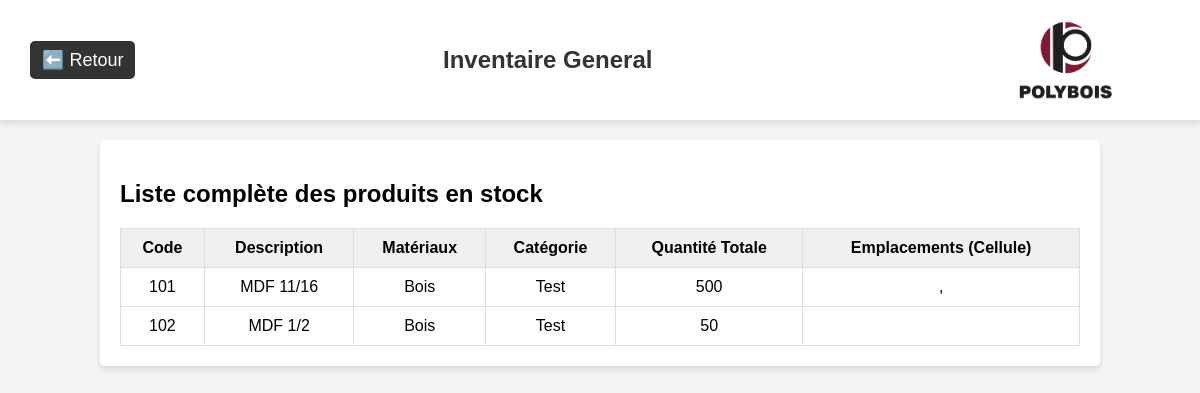
The page /inventaire/general on the database its author committed.
### app/models/produit.py (models this page shows, shortened)
class Produit(db.Model):
    __tablename__ = 'produit'
    id = db.Column(db.Integer, primary_key=True)
    code = db.Column(db.String(50), unique=True, nullable=False)
    description = db.Column(db.String(255))
    materiaux = db.Column(db.String(100))
    categorie = db.Column(db.String(100))
    quantite = db.Column(db.Integer, default=0)
    historique = db.Column(db.Text, default='[]')  # Historique des modifications, stocké en JSON
    projets_associes = db.relationship("ProduitProjet", back_populates="produit", cascade="all, delete-orphan")
    lignes_achat = db.relationship("LigneAchat", back_populates="produit", cascade="all, delete-orphan")
    lignes_commande = db.relationship("LigneCommandeProduction", back_populates="produit", cascade="all, delete-orphan")
    stocks = db.relationship("Stock", back_populates="produit", cascade="all, delete-orphan")

### app/models/associations.py (models this page shows, shortened)
class Stock(db.Model):
    __tablename__ = 'stock'
    id = db.Column(db.Integer, primary_key=True)
    quantite = db.Column(db.Integer, default=0)
    produit_id = db.Column(db.Integer, db.ForeignKey('produit.id'), nullable=False)
    emplacement_id = db.Column(db.Integer, db.ForeignKey('emplacement.id'), nullable=False)
    achat_id = db.Column(db.Integer, db.ForeignKey('achat.id'), nullable=True)  # ⚠️ ici au bon endroit
    produit = db.relationship("Produit", back_populates="stocks")
    emplacement = db.relationship("Emplacement", back_populates="stocks")
    achat = db.relationship("Achat")

### app/routes/inventaire_routes.py (the view)
@inventaire_bp.route("/general")
def inventaire_general():
    produits = Produit.query.all()
    return render_template("inventaire_general.html", produits=produits)

### app/templates/inventaire_general.html (shortened to what this page needs)
<!DOCTYPE html>
<html lang="fr">
<head>
</head>
<body>
  <header>
    <a class="return-link" href="/inventaire">⬅️ Retour</a>
    <h1 class="module-title">Inventaire General</h1>
    <img class="logo-polybois" src="{{ url_for('static', filename='images/logo.png') }}" alt="Logo Polybois">
  </header>
  <div class="container">
    <h2>Liste complète des produits en stock</h2>
    <table>
      <thead>
        <tr>
          <th>Code</th>
          <th>Description</th>
          <th>Matériaux</th>
          <th>Catégorie</th>
          <th>Quantité Totale</th>
          <th>Emplacements (Cellule)</th>
        </tr>
      </thead>
      <tbody>
        {% for produit in produits %}
          <tr>
            <td>{{ produit.code }}</td>
            <td>{{ produit.description }}</td>
            <td>{{ produit.materiaux }}</td>
            <td>{{ produit.categorie }}</td>
            <td>{{ produit.quantite }}</td>
            <td>
              {% if produit.stocks %}
                {% for stock in produit.stocks %}
                  {{ stock.cellule }}{% if not loop.last %}, {% endif %}
                {% endfor %}
              {% else %}
                N/A
              {% endif %}
            </td>
          </tr>
        {% endfor %}
      </tbody>
    </table>
  </div>
</body>
</html>

### app/templates/inventaire_general.html (style rules this page uses)
body { font-family: Arial, sans-serif; background-color: #f4f4f4; margin: 0; padding: 0; }
header { background-color: white; padding: 10px 30px; display: flex; justify-content: space-between; align-items: center; height: 100px; box-shadow: 0px 4px 6px rgba(0, 0, 0, 0.1); }
.return-link { text-decoration: none; font-size: 18px; color: white; background-color: #333; padding: 8px 12px; border-radius: 5px; }
.module-title { font-size: 24px; color: #333; flex-grow: 1; text-align: center; }
.logo-polybois { height: 120px; }
.container { margin: 20px auto; width: 80%; background: white; padding: 20px; border-radius: 5px; box-shadow: 0 4px 6px rgba(0, 0, 0, 0.1); }
table { width: 100%; border-collapse: collapse; margin-top: 20px; }
th, td { padding: 10px; border: 1px solid #ddd; text-align: center; }
th { background-color: #f0f0f0; }

### rows shown on the page
Produit: code "101", description "MDF 11/16", materiaux "Bois", categorie "Test", quantite "500"
Produit: code "102", description "MDF 1/2", materiaux "Bois", categorie "Test", quantite "50"
